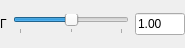
<?xml version="1.0" encoding="UTF-8"?>
<ui version="4.0">
 <class>GammaWidget</class>
 <widget class="QWidget" name="GammaWidget">
  <property name="geometry">
   <rect>
    <x>0</x>
    <y>0</y>
    <width>185</width>
    <height>48</height>
   </rect>
  </property>
  <property name="windowTitle">
   <string>Form</string>
  </property>
  <layout class="QHBoxLayout" name="horizontalLayout">
   <property name="margin">
    <number>0</number>
   </property>
   <item>
    <widget class="QLabel" name="gamma_label">
     <property name="toolTip">
      <string>Gamma (Γ) brightness</string>
     </property>
     <property name="text">
      <string>Γ</string>
     </property>
    </widget>
   </item>
   <item>
    <widget class="QSlider" name="gamma_slider">
     <property name="focusPolicy">
      <enum>Qt::StrongFocus</enum>
     </property>
     <property name="toolTip">
      <string>Drag to adjust gamma brightness</string>
     </property>
     <property name="minimum">
      <number>-300</number>
     </property>
     <property name="maximum">
      <number>300</number>
     </property>
     <property name="singleStep">
      <number>10</number>
     </property>
     <property name="pageStep">
      <number>50</number>
     </property>
     <property name="orientation">
      <enum>Qt::Horizontal</enum>
     </property>
     <property name="tickPosition">
      <enum>QSlider::TicksBelow</enum>
     </property>
     <property name="tickInterval">
      <number>300</number>
     </property>
    </widget>
   </item>
   <item>
    <widget class="QLineEdit" name="gamma_lineEdit">
     <property name="maximumSize">
      <size>
       <width>50</width>
       <height>16777215</height>
      </size>
     </property>
     <property name="toolTip">
      <string>Gamma brightness: Larger values are darker.</string>
     </property>
     <property name="text">
      <string>1.00</string>
     </property>
    </widget>
   </item>
  </layout>
 </widget>
 <resources/>
 <connections/>
</ui>
